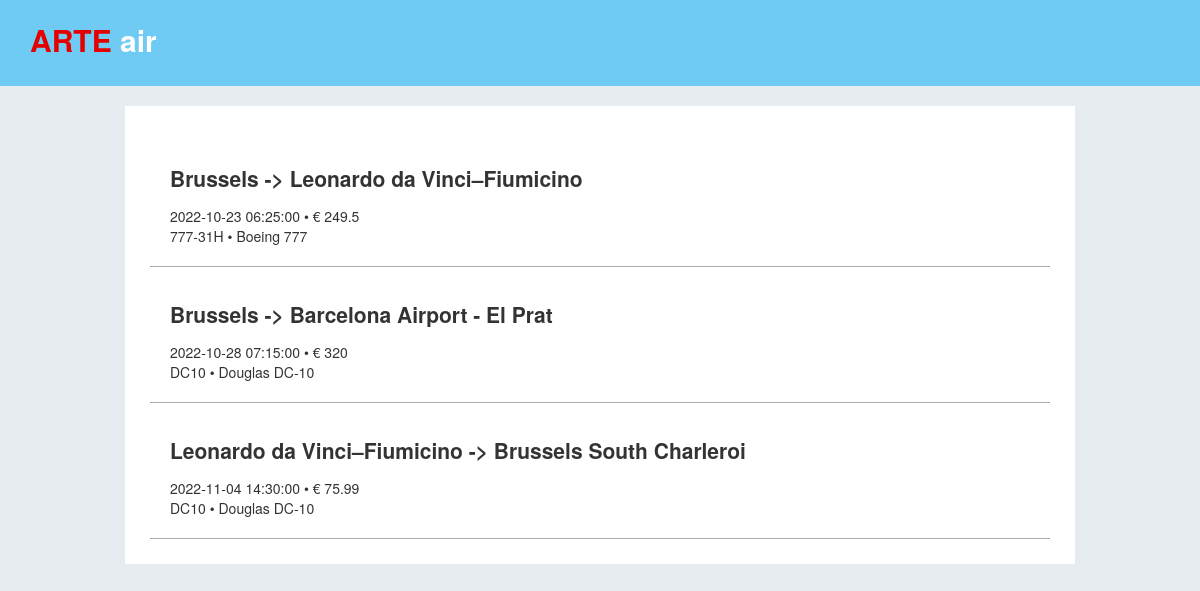
The page / on the database its author committed.
### tables this page shows
CREATE TABLE `flight` (
  `flight_id` int(11) unsigned NOT NULL AUTO_INCREMENT,
  `date` datetime DEFAULT NULL,
  `from` int(11) DEFAULT NULL,
  `to` int(11) DEFAULT NULL,
  `aircraft_id` int(11) DEFAULT NULL,
  `ticket_price` float DEFAULT NULL,
  PRIMARY KEY (`flight_id`)
);

CREATE TABLE `airport` (
  `airport_id` int(11) unsigned NOT NULL AUTO_INCREMENT,
  `airport_code` varchar(20) DEFAULT NULL,
  `name` varchar(256) DEFAULT NULL,
  `country` varchar(4) DEFAULT NULL,
  `location` varchar(256) DEFAULT NULL,
  PRIMARY KEY (`airport_id`)
);

CREATE TABLE `aircraft` (
  `aircraft_id` int(11) unsigned NOT NULL AUTO_INCREMENT,
  `aircraft_code` varchar(10) DEFAULT NULL,
  `model` varchar(256) DEFAULT NULL,
  `year` int(11) DEFAULT NULL,
  `rows` int(11) DEFAULT NULL,
  `row_layout` varchar(25) DEFAULT NULL,
  PRIMARY KEY (`aircraft_id`)
);

### view/flight_item.php (the view)
<a href='./order.php?flight_id=<?= $flight['flight_id']; ?>' class="flight">
    <h2><?= $flight['from_name']; ?> -> <?= $flight['to_name']; ?></h2>
    <?= $flight['date']; ?> &bull; € <?= $flight['ticket_price']; ?><br>
    <?= $flight['aircraft_code']; ?> &bull; <?= $flight['model']; ?>
</a>

### index.php (shortened to what this page needs)
<?php
include 'includes/db.php';
$sql = "SELECT flight.*, af.name as from_name, at.name as to_name, aircraft.*
        FROM flight
        INNER join aircraft on flight.aircraft_id = aircraft.aircraft_id
        INNER JOIN airport af ON flight.from = af.airport_id
        INNER JOIN airport at ON flight.to = at.airport_id";
$statement = $db->prepare($sql);
$statement->execute();
$flights = $statement->fetchAll();
?><!DOCTYPE html>
<html lang="en">
<head>
    <link rel="stylesheet" href="./css/main.css">
</head>
<body>
<header>
    <a class="brand" href="index.php">ARTE <small>air</small></a>
</header>
<section>
<div class="flights">
    <?php foreach($flights as $flight) {
        include 'view/flight_item.php';
     } ?>
</div>
</section>
</body>
</html>

### css/main.css (style rules this page uses)
body { background: #e6ecf0; color: #333; font-size: 14px; line-height: 20px; overflow-y: scroll; font-family: "Helvetica Neue",Helvetica,Arial,sans-serif; position: relative; padding: 0; margin: 0; }
header { background: #70cbf4; padding: 30px; }
header .brand { color: #e50000; font-size: 30px; font-weight: bold; text-decoration: none; }
header .brand small { color: #fff; font-size: 30px; }
section { max-width: 900px; margin: 20px auto; background: #fff; padding: 25px; }
a { color: #70cbf4; }
.flights .flight { display: block; border-bottom: solid 1px #AAA; color: #333; text-decoration: none; padding: 20px; }

### rows shown on the page
flight: airport.name "Brussels", airport.name "Leonardo da Vinci–Fiumicino", date "2022-10-23 06:25:00", ticket_price "249.5", aircraft.aircraft_code "777-31H", aircraft.model "Boeing 777"
flight: airport.name "Brussels", airport.name "Barcelona Airport - El Prat", date "2022-10-28 07:15:00", ticket_price "320", aircraft.aircraft_code "DC10", aircraft.model "Douglas DC-10"
flight: airport.name "Leonardo da Vinci–Fiumicino", airport.name "Brussels South Charleroi", date "2022-11-04 14:30:00", ticket_price "75.99", aircraft.aircraft_code "DC10", aircraft.model "Douglas DC-10"
